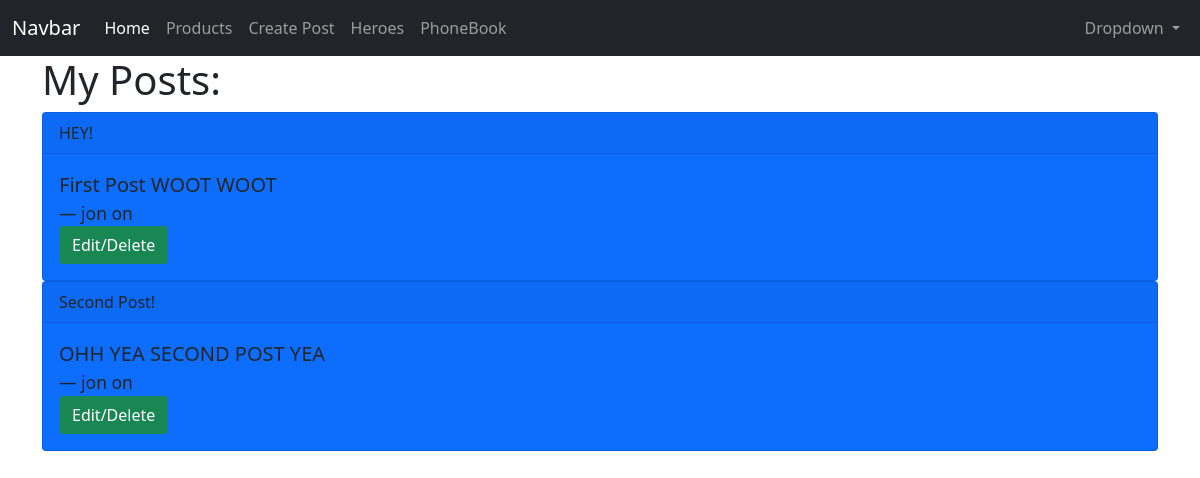
The page /my-posts (signed in) on the database as committed earlier.
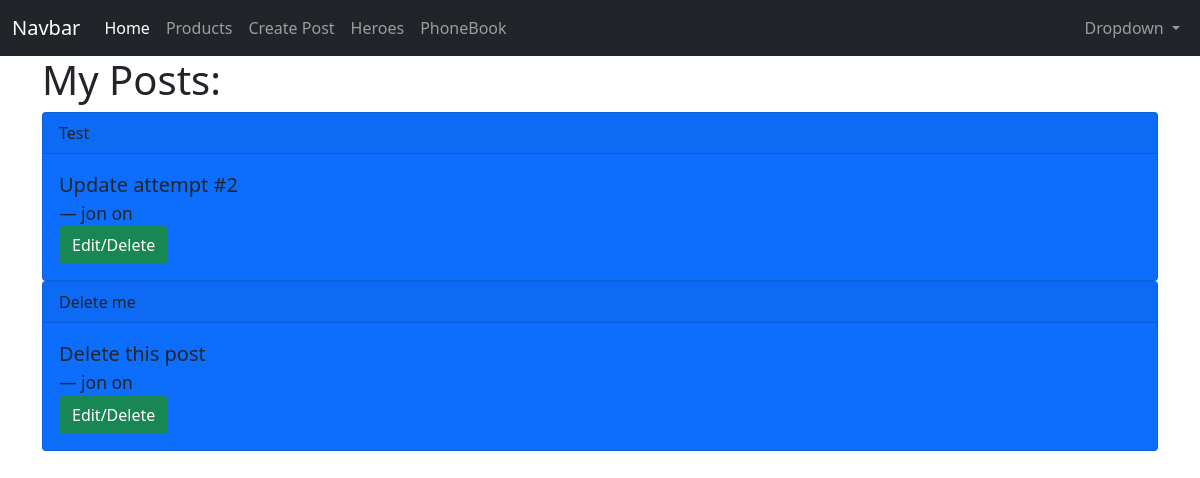
The same page on the database as committed later.
### app/models.py (models this page shows, shortened)
class Post(db.Model):
    id = db.Column(db.Integer, primary_key=True)
    title = db.Column(db.String(200))
    content = db.Column(db.String(300))
    date_created = db.Column(db.Integer, nullable=False, default=datetime.utcnow)
    user_id = db.Column(db.Integer, db.ForeignKey('user.id'), nullable=False)

class User(db.Model, UserMixin):
    id = db.Column(db.Integer, primary_key=True)
    username = db.Column(db.String(150), nullable=False, unique=True)
    email = db.Column(db.String(150), nullable=False, unique=True)
    password = db.Column(db.String(256), nullable=False)
    posts = db.relationship('Post', backref='author', lazy=True)

### app/routes.py (the view)
@app.route('/my-posts')
@login_required
def my_posts():
    posts = current_user.posts
    return render_template('my_posts.html', posts=posts)

### app/models.py (called while the page is built)
@login_manager.user_loader
def load_user(user_id):
    return User.query.get(user_id)

### app/templates/my_posts.html
{% extends 'base.html' %}
{% block content %}
<h1>My Posts:</h1>
{% for p in posts %}
    <div class="card bg-primary text-dark">
        <div class="card-header">
        {{ p.title }}
        </div>
        <div class="card-body">
        <blockquote class="blockquote mb-0">
            <p>{{ p.content }}</p>
            <footer class="blockquote-footer text-dark">{{ p.author.username }} on <cite title="Source Title"></cite></footer>
        </blockquote>
        <a href="{{url_for('post_detail', post_id=p.id)}}" class="btn btn-success">Edit/Delete</a>
        </div>
    </div>
{% endfor %}
{% endblock %}

Rows that differ between the two databases and show on the page:
removed Post: title "HEY!", content "First Post WOOT WOOT", author.username "jon"
changed Post: title "Second Post!" → "Test"; content "OHH YEA SECOND POST YEA" → "Update attempt #2"
added Post: title "Delete me", content "Delete this post", author.username "jon"
